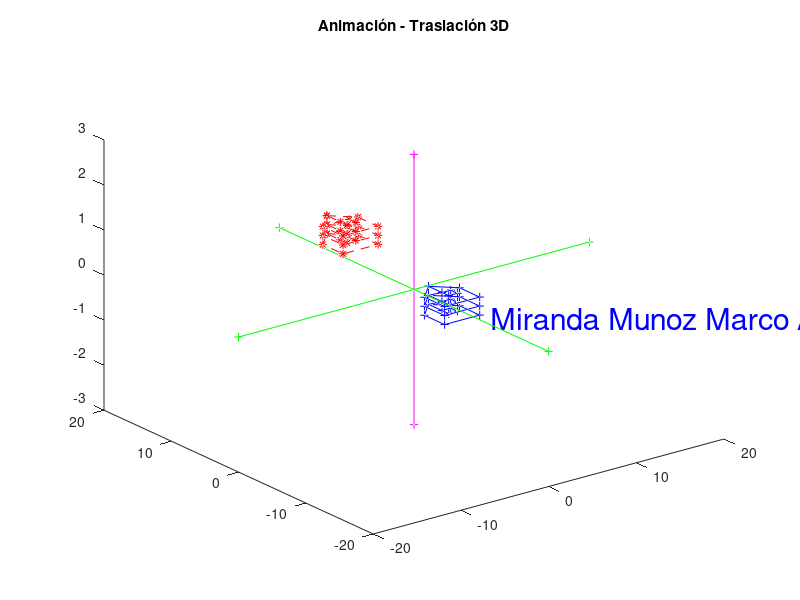

Write the MATLAB code that produced this figure.
clc         #Limpia "Ventana de comandos"
clear all   #Limpia "Espacio de trabajo"
#close all  #Cierra las Ventanas abiertas
#format rat
format short
output_precision(2) # utilizar 2 decimales
#Miranda Munoz Marco Antonio
disp("Miranda Munoz Marco Antonio")
#***********************************
# Coordenadas homogeneas de una casa
P1 = [ 3  5  5
       6  4  1
       0  0  0
       1  1  1 ];
P2 = [ 1  1  3
       1  4  6
       0  0  0
       1  1  1 ];
P3 = [ 3  4  4  3
       3  3  4  4
       0  0  0  0
       1  1  1  1 ];

P = [ P1 P2 P3 ];

PF1 = P
PF1(3,:) = -2.2
PF2 = P
PF2(3,:) = -2.4
PF3 = P
PF3(3,:) = -2.6

P = [PF1 PF2 PF3]

# Ajustar el tamaño inicialde la casa
Sx = 1.0;
Sy = 1.0;
Sz = 1.0;
S = [ Sx   0    0    0
      0   Sy    0    0
      0    0   Sz    0
      0    0    0    1 ];

# Ajustar la posición inicial de la casa
Tx = 14
Ty = 14
Tz =  0
T = [ 1   0   0   Tx
      0   1   0   Ty
      0   0   1   Tz
      0   0   0   1 ]

# Aplicar las 2 transformaciones anteriores
P = T*S*P;

#***********************************
# Comienza el proceso de animaci�n
#***********************************
#Miranda Munoz Marco Antonio

# desplazamiento de la animación
Tx = -0.5;
Ty = -0.4;
Tz =  0.08;
T = [ 1   0   0   Tx
      0   1   0   Ty
      0   0   1   Tz
      0   0   0   1 ]
#***********************************
figure(1)
dx = 20;
dy = 20;
dz =  3;
Pp = P;
for i=1:60;  # 60 ciclos
  Pp = T*Pp;

  hold off
  plot3(P(1,:), P(2,:), P(3,:), "-+b")
  axis( [-dx  dx  -dy  dy  -dz  dz] )
  hold on
  plot3(Pp(1,:), Pp(2,:), Pp(3,:), "--*r")
  ##############
  title("Animación - Traslación 3D")
  text(1, -10, "Miranda Munoz Marco Antonio",
               "fontsize", 22, "color", "b")
  # Eje X
  Ex = [ -dx   dx
           0    0
           0    0
           1    1 ];
  plot3(Ex(1,:), Ex(2,:), Ex(3,:), "-+g")
  # Eje Y
  Ey = [   0    0
         -dy   dy
           0    0
           1    1 ];
  plot3(Ey(1,:), Ey(2,:), Ex(3,:), "-+g")
  # Eje Z
  Ez = [   0    0
           0    0
         -dz   dz
           1    1 ];
  plot3(Ez(1,:), Ez(2,:), Ez(3,:), "-+m")

  ##############
  pause(0.01)
end;
#***********************************

Puntos_Pp = Pp(:,1:4)
